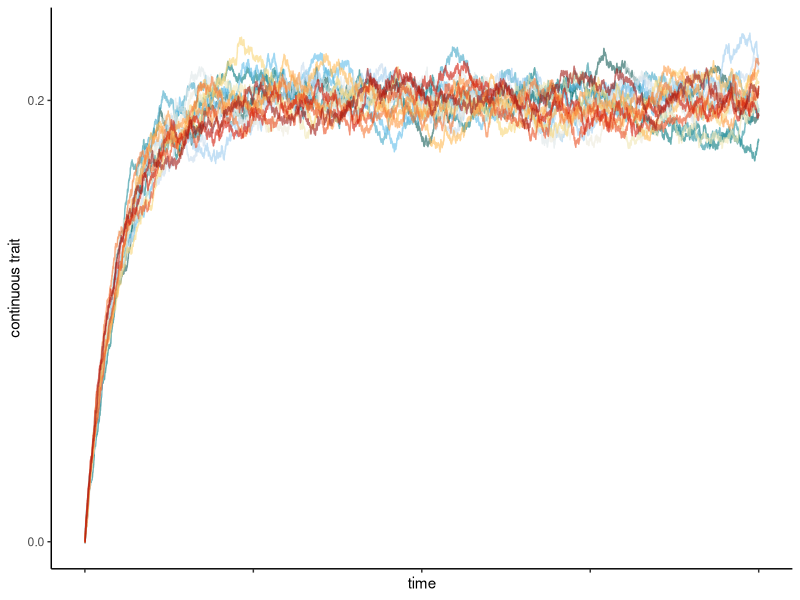

This chart was generated by the following R code: (Note: this script raises an error after producing the figure.)
library(ggplot2)
library(tidyverse)

OU <- function(y, sigma2, alpha, theta, dt) {
  dy <- alpha * ( theta - y ) * dt + sigma2 * rnorm(1, mean = 0, sd = dt)
  y_new <- y + dy
  return(y_new)
}


initialState_sx <- 0.0
sim_sx=list()
for (i in 1:17){
  initialState_sx <- 0.0
  sim_sx[[i]] <- tibble(it=1:10000,
                   value=0,
                   state="0")
  for (j in 1:9999) {
    sim_sx[[i]]$value[j+1] <- OU(y= initialState_sx,
                            sigma2 = 0.5,
                            alpha = 2,
                            theta = 0.2,
                            dt = 0.001)
    initialState_sx <- sim_sx[[i]]$value[j+1]
  }
}

p1 <- ggplot(sim_sx[[1]]) +
  geom_line(data = sim_sx[[2]], aes(x=it, y=value), color="#125A56", alpha=0.6) +
  geom_line(data = sim_sx[[3]], aes(x=it, y=value), color="#00767B", alpha=0.6) +
  geom_line(data = sim_sx[[4]], aes(x=it, y=value), color="#238F9D", alpha=0.6) +
  geom_line(data = sim_sx[[5]], aes(x=it, y=value), color="#42A7C6", alpha=0.6) +
  geom_line(data = sim_sx[[6]], aes(x=it, y=value), color="#60BCE9", alpha=0.6) +
  geom_line(data = sim_sx[[7]], aes(x=it, y=value), color="#9DCCEF", alpha=0.6) +
  geom_line(data = sim_sx[[8]], aes(x=it, y=value), color="#C6DBED", alpha=0.6) +
  geom_line(data = sim_sx[[9]], aes(x=it, y=value), color="#DEE6E7", alpha=0.6) +
  geom_line(data = sim_sx[[10]], aes(x=it, y=value), color="#ECEADA", alpha=0.6) +
  geom_line(data = sim_sx[[11]], aes(x=it, y=value), color="#F0E6B2", alpha=0.6) +
  geom_line(data = sim_sx[[12]], aes(x=it, y=value), color="#F9D576", alpha=0.6) +
  geom_line(data = sim_sx[[13]], aes(x=it, y=value), color="#FFB954", alpha=0.6) +
  geom_line(data = sim_sx[[14]], aes(x=it, y=value), color="#FD9A44", alpha=0.6) +
  geom_line(data = sim_sx[[15]], aes(x=it, y=value), color="#F57634", alpha=0.6) +
  geom_line(data = sim_sx[[16]], aes(x=it, y=value), color="#E94C1F", alpha=0.6) +
  geom_line(data = sim_sx[[17]], aes(x=it, y=value), color="#D11807", alpha=0.6) +
  geom_line(aes(x=it, y=value), color="#A01813", alpha=0.6) +
  theme_classic() +
  xlab("time") +
  ylab("continuous trait") +
  scale_y_continuous(breaks = c(0, 0.2)) +
  theme(axis.text.x = element_blank())
  
initialState_sx <- 0.0
sim_sx=list()
for (i in 1:17){
  initialState_sx <- 0.0
  sim_sx[[i]] <- tibble(it=1:10000,
                        value=0,
                        state="0")
  for (j in 1:9999) {
    sim_sx[[i]]$value[j+1] <- OU(y= initialState_sx,
                                 sigma2 = 2,
                                 alpha = 0.5,
                                 theta = 0.2,
                                 dt = 0.001)
    initialState_sx <- sim_sx[[i]]$value[j+1]
  }
} 
  
p2 <- ggplot(sim_sd[[1]]) +
  geom_line(data = sim_sd[[2]], aes(x=it, y=value), color="#125A56", alpha=0.6) +
  geom_line(data = sim_sd[[3]], aes(x=it, y=value), color="#00767B", alpha=0.6) +
  geom_line(data = sim_sd[[4]], aes(x=it, y=value), color="#238F9D", alpha=0.6) +
  geom_line(data = sim_sd[[5]], aes(x=it, y=value), color="#42A7C6", alpha=0.6) +
  geom_line(data = sim_sd[[6]], aes(x=it, y=value), color="#60BCE9", alpha=0.6) +
  geom_line(data = sim_sd[[7]], aes(x=it, y=value), color="#9DCCEF", alpha=0.6) +
  geom_line(data = sim_sd[[8]], aes(x=it, y=value), color="#C6DBED", alpha=0.6) +
  geom_line(data = sim_sd[[9]], aes(x=it, y=value), color="#DEE6E7", alpha=0.6) +
  geom_line(data = sim_sd[[10]], aes(x=it, y=value), color="#ECEADA", alpha=0.6) +
  geom_line(data = sim_sd[[11]], aes(x=it, y=value), color="#F0E6B2", alpha=0.6) +
  geom_line(data = sim_sd[[12]], aes(x=it, y=value), color="#F9D576", alpha=0.6) +
  geom_line(data = sim_sd[[13]], aes(x=it, y=value), color="#FFB954", alpha=0.6) +
  geom_line(data = sim_sd[[14]], aes(x=it, y=value), color="#FD9A44", alpha=0.6) +
  geom_line(data = sim_sd[[15]], aes(x=it, y=value), color="#F57634", alpha=0.6) +
  geom_line(data = sim_sd[[16]], aes(x=it, y=value), color="#E94C1F", alpha=0.6) +
  geom_line(data = sim_sd[[17]], aes(x=it, y=value), color="#D11807", alpha=0.6) +
  geom_line(aes(x=it, y=value), color="#A01813", alpha=0.6) +
  theme_classic() +
  xlab("time") +
  ylab("continuous trait") +
  scale_y_continuous(breaks = c(0, 0.2)) +
  theme(axis.text.x = element_blank()) 
  
  
  
initialState_sx <- 0.0
sim_sx=list()
for (i in 1:17){
  initialState_sx <- 0.0
  sim_sx[[i]] <- tibble(it=1:10000,
                        value=0,
                        state="0")
  for (j in 1:9999) {
    sim_sx[[i]]$value[j+1] <- OU(y= initialState_sx,
                                 sigma2 = 10,
                                 alpha = 0.1,
                                 theta = 0.2,
                                 dt = 0.001)
    initialState_sx <- sim_sx[[i]]$value[j+1]
  }
} 
  
p3 <- ggplot(sim_sd[[1]]) +
  geom_line(data = sim_sd[[2]], aes(x=it, y=value), color="#125A56", alpha=0.6) +
  geom_line(data = sim_sd[[3]], aes(x=it, y=value), color="#00767B", alpha=0.6) +
  geom_line(data = sim_sd[[4]], aes(x=it, y=value), color="#238F9D", alpha=0.6) +
  geom_line(data = sim_sd[[5]], aes(x=it, y=value), color="#42A7C6", alpha=0.6) +
  geom_line(data = sim_sd[[6]], aes(x=it, y=value), color="#60BCE9", alpha=0.6) +
  geom_line(data = sim_sd[[7]], aes(x=it, y=value), color="#9DCCEF", alpha=0.6) +
  geom_line(data = sim_sd[[8]], aes(x=it, y=value), color="#C6DBED", alpha=0.6) +
  geom_line(data = sim_sd[[9]], aes(x=it, y=value), color="#DEE6E7", alpha=0.6) +
  geom_line(data = sim_sd[[10]], aes(x=it, y=value), color="#ECEADA", alpha=0.6) +
  geom_line(data = sim_sd[[11]], aes(x=it, y=value), color="#F0E6B2", alpha=0.6) +
  geom_line(data = sim_sd[[12]], aes(x=it, y=value), color="#F9D576", alpha=0.6) +
  geom_line(data = sim_sd[[13]], aes(x=it, y=value), color="#FFB954", alpha=0.6) +
  geom_line(data = sim_sd[[14]], aes(x=it, y=value), color="#FD9A44", alpha=0.6) +
  geom_line(data = sim_sd[[15]], aes(x=it, y=value), color="#F57634", alpha=0.6) +
  geom_line(data = sim_sd[[16]], aes(x=it, y=value), color="#E94C1F", alpha=0.6) +
  geom_line(data = sim_sd[[17]], aes(x=it, y=value), color="#D11807", alpha=0.6) +
  geom_line(aes(x=it, y=value), color="#A01813", alpha=0.6) +
  theme_classic() +
  xlab("time") +
  ylab("continuous trait") +
  scale_y_continuous(breaks = c(0, 0.2)) +
  theme(axis.text.x = element_blank()) 
p3
  
  
  
  
  
initialState_sd <- 0.0
sim_sd=list()
for (i in 1:17){
  initialState_sd <- 0.0
  sim_sd[[i]] <- tibble(it=1:10000,
                        value=0,
                        state="0")
  for (j in 1:2999) {
    sim_sd[[i]]$value[j+1] <- OU(y= initialState_sd,
                                 sigma2 = 0.5,
                                 alpha = 0.5,
                                 theta = -0.2,
                                 dt = 0.001)
    sim_sd[[i]]$state[j+1] = "1"
    initialState_sd <- sim_sd[[i]]$value[j+1]
  }
  for (j in 3000:9999) {
    sim_sd[[i]]$value[j+1] <- OU(y= initialState_sd,
                                 sigma2 = 1.5,
                                 alpha = 1.0,
                                 theta = 0.2,
                                 dt = 0.001)
    initialState_sd <- sim_sd[[i]]$value[j+1]
  }
} 


p4 <- ggplot(sim_sd[[1]][1:3000,]) +
  geom_line(aes(x=it, y=value), color="#882255", alpha=0.8) +
  geom_line(data = sim_sd[[2]][1:3000,], aes(x=it, y=value), color = "#882255", alpha=0.8) +
  geom_line(data = sim_sd[[3]][1:3000,], aes(x=it, y=value), color="#882255", alpha=0.8) +
  geom_line(data = sim_sd[[4]][1:3000,], aes(x=it, y=value), color="#882255", alpha=0.8) +
  geom_line(data = sim_sd[[5]][1:3000,], aes(x=it, y=value), color="#882255", alpha=0.8) +
  geom_line(data = sim_sd[[6]][1:3000,], aes(x=it, y=value), color="#882255", alpha=0.8) +
  geom_line(data = sim_sd[[7]][1:3000,], aes(x=it, y=value), color="#882255", alpha=0.8) +
  geom_line(data = sim_sd[[8]][1:3000,], aes(x=it, y=value), color="#882255", alpha=0.8) +
  geom_line(data = sim_sd[[9]][1:3000,], aes(x=it, y=value), color="#882255", alpha=0.8) +
  geom_line(data = sim_sd[[10]][1:3000,], aes(x=it, y=value), color="#882255", alpha=0.8) +
  geom_line(data = sim_sd[[11]][1:3000,], aes(x=it, y=value), color="#882255", alpha=0.8) +
  geom_line(data = sim_sd[[12]][1:3000,], aes(x=it, y=value), color="#882255", alpha=0.8) +
  geom_line(data = sim_sd[[13]][1:3000,], aes(x=it, y=value), color="#882255", alpha=0.8) +
  geom_line(data = sim_sd[[14]][1:3000,], aes(x=it, y=value), color="#882255", alpha=0.8) +
  geom_line(data = sim_sd[[15]][1:3000,], aes(x=it, y=value), color="#882255", alpha=0.8) +
  geom_line(data = sim_sd[[16]][1:3000,], aes(x=it, y=value), color="#882255", alpha=0.8) +
  geom_line(data = sim_sd[[17]][1:3000,], aes(x=it, y=value), color="#882255", alpha=0.8) +
  geom_line(data = sim_sd[[1]][3001:10000,], aes(x=it, y=value), color="#44aa99", alpha=0.8) +
  geom_line(data = sim_sd[[2]][3001:10000,], aes(x=it, y=value), color="#44aa99", alpha=0.8) +
  geom_line(data = sim_sd[[3]][3001:10000,], aes(x=it, y=value), color="#44aa99", alpha=0.8) +
  geom_line(data = sim_sd[[4]][3001:10000,], aes(x=it, y=value), color="#44aa99", alpha=0.8) +
  geom_line(data = sim_sd[[5]][3001:10000,], aes(x=it, y=value), color="#44aa99", alpha=0.8) +
  geom_line(data = sim_sd[[6]][3001:10000,], aes(x=it, y=value), color="#44aa99", alpha=0.8) +
  geom_line(data = sim_sd[[7]][3001:10000,], aes(x=it, y=value), color="#44aa99", alpha=0.8) +
  geom_line(data = sim_sd[[8]][3001:10000,], aes(x=it, y=value), color="#44aa99", alpha=0.8) +
  geom_line(data = sim_sd[[9]][3001:10000,], aes(x=it, y=value), color="#44aa99", alpha=0.8) +
  geom_line(data = sim_sd[[10]][3001:10000,], aes(x=it, y=value), color="#44aa99", alpha=0.8) +
  geom_line(data = sim_sd[[11]][3001:10000,], aes(x=it, y=value), color="#44aa99", alpha=0.8) +
  geom_line(data = sim_sd[[12]][3001:10000,], aes(x=it, y=value), color="#44aa99", alpha=0.8) +
  geom_line(data = sim_sd[[13]][3001:10000,], aes(x=it, y=value), color="#44aa99", alpha=0.8) +
  geom_line(data = sim_sd[[14]][3001:10000,], aes(x=it, y=value), color="#44aa99", alpha=0.8) +
  geom_line(data = sim_sd[[15]][3001:10000,], aes(x=it, y=value), color="#44aa99", alpha=0.8) +
  geom_line(data = sim_sd[[16]][3001:10000,], aes(x=it, y=value), color="#44aa99", alpha=0.8) +
  geom_line(data = sim_sd[[17]][3001:10000,], aes(x=it, y=value), color="#44aa99", alpha=0.8) +
  theme_classic() +
  xlab("time") +
  ylab("trait") +
  #scale_y_continuous(breaks = c(-0.1, 0.1)) +
  theme(axis.text = element_blank(),
        axis.ticks = element_blank(),
        axis.title = element_blank()) 

ggsave("sxou.pdf", p1, width = 100, height = 60, units = "mm")
ggsave("sxou2.pdf", p2, width = 100, height = 60, units = "mm")
ggsave("sxou3.pdf", p3, width = 100, height = 60, units = "mm")
ggsave("sdou.png", p4, width = 160, height = 90, units = "mm")
